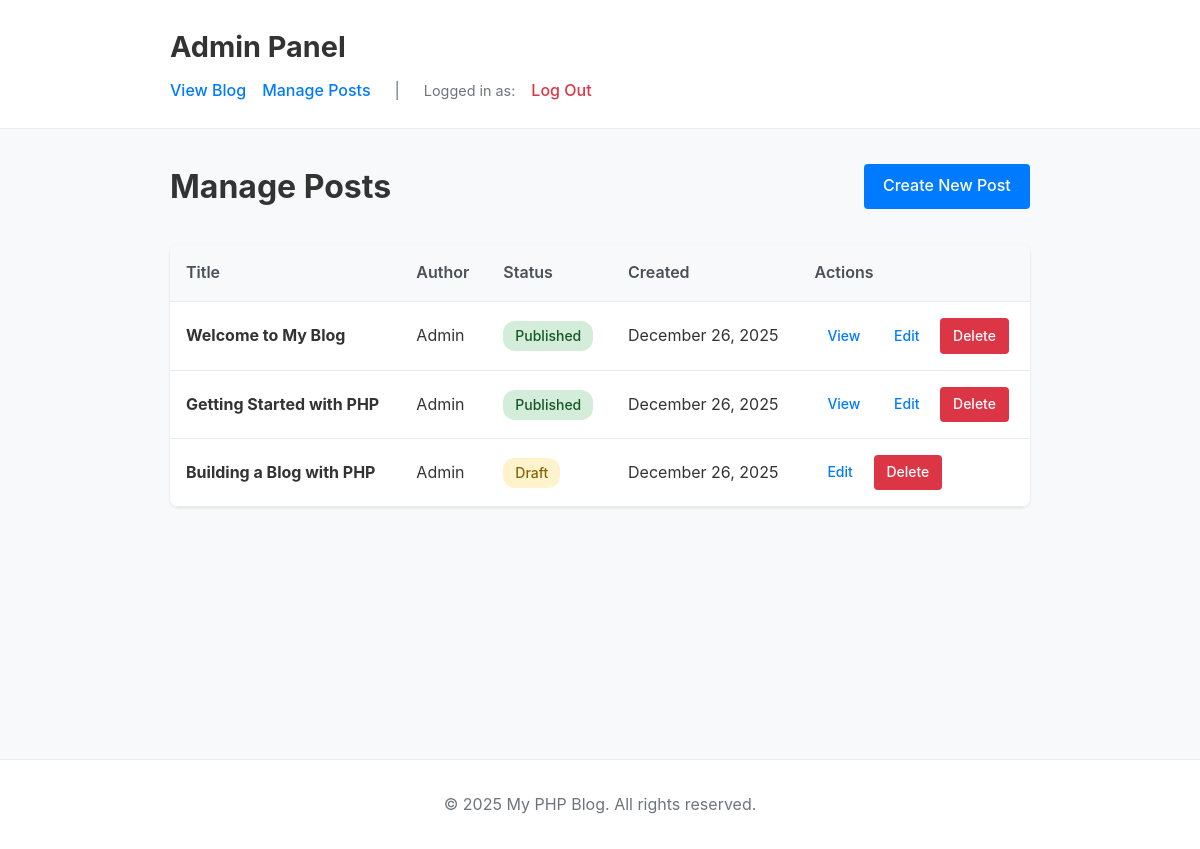
The page /admin/index.php (signed in) on the database its author committed.
### tables this page shows
CREATE TABLE IF NOT EXISTS posts (
    id INT AUTO_INCREMENT PRIMARY KEY,
    title VARCHAR(255) NOT NULL,
    slug VARCHAR(255) NOT NULL UNIQUE,
    content TEXT NOT NULL,
    excerpt VARCHAR(500),
    author VARCHAR(100) NOT NULL,
    status ENUM('draft', 'published') DEFAULT 'draft',
    created_at TIMESTAMP DEFAULT CURRENT_TIMESTAMP,
    updated_at TIMESTAMP DEFAULT CURRENT_TIMESTAMP ON UPDATE CURRENT_TIMESTAMP,
    INDEX idx_slug (slug),
    INDEX idx_status (status),
    INDEX idx_created_at (created_at)
);

### includes/functions.php (called while the page is built, shortened)
<?php
function getAllPostsAdmin($limit = null, $offset = 0) {
    $db = getDB();
    $sql = "SELECT * FROM posts ORDER BY created_at DESC";
    if ($limit !== null) {
        $sql .= " LIMIT ? OFFSET ?";
        $stmt = $db->prepare($sql);
        $stmt->bind_param('ii', $limit, $offset);
    } else {
        $stmt = $db->prepare($sql);
    }
    $stmt->execute();
    $result = $stmt->get_result();
    $posts = $result->fetch_all(MYSQLI_ASSOC);
    return $posts;
}
function formatDate($date) {
    return date('F j, Y', strtotime($date));
}
function e($string) {
    return htmlspecialchars($string, ENT_QUOTES, 'UTF-8');
}

### admin/index.php (the view, shortened to what this page needs)
<?php
require_once __DIR__ . '/../includes/functions.php';
$current_user = getCurrentUser();
$posts = getAllPostsAdmin();
?>
<!DOCTYPE html>
<html lang="en">
<head>
    <link rel="stylesheet" href="../css/style.css">
</head>
<body>
    <header>
        <div class="container">
            <h1>Admin Panel</h1>
            <nav>
                <a href="../index.php">View Blog</a>
                <a href="index.php">Manage Posts</a>
                <span class="nav-divider">|</span>
                <span class="nav-user">Logged in as: <strong><?php echo e($current_user['username']); ?></strong></span>
                <a href="logout.php" class="btn-logout">Log Out</a>
            </nav>
        </div>
    </header>
    <main class="container">
        <div class="admin-header">
            <h2>Manage Posts</h2>
            <a href="edit.php" class="btn btn-primary">Create New Post</a>
        </div>
        <div class="admin-posts">
            <?php if (empty($posts)): ?>
                <p class="no-posts">No posts found. Create your first post!</p>
            <?php else: ?>
                <table class="posts-table">
                    <thead>
                        <tr>
                            <th>Title</th>
                            <th>Author</th>
                            <th>Status</th>
                            <th>Created</th>
                            <th>Actions</th>
                        </tr>
                    </thead>
                    <tbody>
                        <?php foreach ($posts as $post): ?>
                            <tr>
                                <td>
                                    <strong><?php echo e($post['title']); ?></strong>
                                </td>
                                <td><?php echo e($post['author']); ?></td>
                                <td>
                                    <span class="status status-<?php echo e($post['status']); ?>">
                                        <?php echo ucfirst($post['status']); ?>
                                    </span>
                                </td>
                                <td><?php echo formatDate($post['created_at']); ?></td>
                                <td class="actions">
                                    <?php if ($post['status'] === 'published'): ?>
                                        <a href="../post.php?slug=<?php echo e($post['slug']); ?>"
                                           target="_blank" class="btn btn-small">View</a>
                                    <?php endif; ?>
                                    <a href="edit.php?id=<?php echo $post['id']; ?>"
                                       class="btn btn-small">Edit</a>
                                    <a href="index.php?delete=1&id=<?php echo $post['id']; ?>"
                                       class="btn btn-small btn-danger"
                                       onclick="return confirm('Are you sure you want to delete this post?')">Delete</a>
                                </td>
                            </tr>
                        <?php endforeach; ?>
                    </tbody>
                </table>
            <?php endif; ?>
        </div>
    </main>
    <footer>
        <div class="container">
            <p>&copy; <?php echo date('Y'); ?> <?php echo e(SITE_NAME); ?>. All rights reserved.</p>
        </div>
    </footer>
</body>
</html>

### css/style.css (style rules this page uses)
* { margin: 0; padding: 0; box-sizing: border-box; }
body { font-family: -apple-system, BlinkMacSystemFont, 'Segoe UI', Roboto, 'Helvetica Neue', Arial, sans-serif; line-height: 1.6; color: #333; background-color: #f8f9fa; }
a { color: #007bff; text-decoration: none; transition: color 0.2s; }
.container { max-width: 900px; margin: 0 auto; padding: 0 20px; }
header { background-color: #fff; border-bottom: 1px solid #e9ecef; padding: 1.5rem 0; margin-bottom: 2rem; }
header h1 { font-size: 1.8rem; margin-bottom: 0.5rem; }
header nav { display: flex; gap: 1.5rem; }
header nav a { font-weight: 500; }
main { min-height: calc(100vh - 250px); padding-bottom: 2rem; }
.admin-header { display: flex; justify-content: space-between; align-items: center; margin-bottom: 2rem; }
.admin-header h2 { font-size: 2rem; }
.admin-posts { background: #fff; border-radius: 8px; box-shadow: 0 1px 3px rgba(0,0,0,0.1); overflow: hidden; }
.btn { display: inline-block; padding: 0.6rem 1.2rem; border-radius: 4px; font-weight: 500; text-align: center; cursor: pointer; border: none; transition: all 0.2s; }
.btn-primary { background-color: #007bff; color: #fff; }
.btn-small { padding: 0.4rem 0.8rem; font-size: 0.875rem; }
.btn-danger { background-color: #dc3545; color: #fff; }
.posts-table { width: 100%; border-collapse: collapse; }
.posts-table th, .posts-table td { padding: 1rem; text-align: left; border-bottom: 1px solid #e9ecef; }
.posts-table th { background-color: #f8f9fa; font-weight: 600; color: #495057; }
.posts-table .actions { display: flex; gap: 0.5rem; }
.status { display: inline-block; padding: 0.25rem 0.75rem; border-radius: 12px; font-size: 0.875rem; font-weight: 500; }
.status-published { background-color: #d4edda; color: #155724; }
.status-draft { background-color: #fff3cd; color: #856404; }
footer { background-color: #fff; border-top: 1px solid #e9ecef; padding: 2rem 0; margin-top: 3rem; text-align: center; color: #6c757d; }
header nav { display: flex; align-items: center; flex-wrap: wrap; gap: 1rem; }
.nav-divider { color: #6c757d; margin: 0 0.5rem; }
.nav-user { color: #6c757d; font-size: 0.9rem; }
.btn-logout { color: #dc3545; font-weight: 500; }

### rows shown on the page
posts: title "Welcome to My Blog", author "Admin", status "Published", created_at "December 26, 2025"
posts: title "Getting Started with PHP", author "Admin", status "Published", created_at "December 26, 2025"
posts: title "Building a Blog with PHP", author "Admin", status "Draft", created_at "December 26, 2025"

### other values the page prints
SITE_NAME "My PHP Blog"
